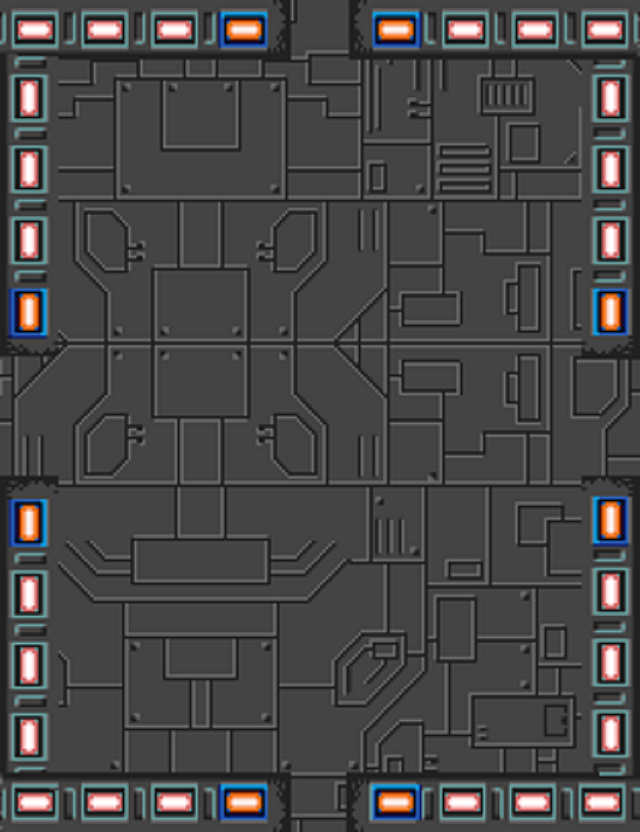

This game map was drawn from its Tiled (.tmx) file and the tilesets committed beside it. A one-line description and the trimmed map source follow:
An orthogonal 20x26 tile map with 32x32 px tiles, 1 tile layer (BG), 1 hidden layer not drawn and 3 objects (3x exit).

<map version="1.0" orientation="orthogonal" width="20" height="26" tilewidth="32" tileheight="32">
 <tileset firstgid="1" name="mapBg" tilewidth="32" tileheight="32">
  <image source="mapBG.png" width="640" height="832" />
  <tile id="11">
   <properties>
    <property name="Collidable" value="true" />
   </properties>
  </tile>
 </tileset>
 <layer name="BG" width="20" height="26">
  <data>[520 cells, 520 non-empty, 520 distinct tile ids]</data>
 </layer>
 <objectgroup name="OL" width="20" height="26">
  <object name="ExitUp" type="exit" x="288" y="0">
   <polygon points="0,0 57,0 57,35 2,36 2,0" />
  </object>
  <object name="ExitLeft" type="exit" x="1" y="347">
   <polygon points="0,0 30,0 31,139 2,139 2,-2" />
  </object>
  <object name="ExitRight" type="exit" x="607" y="344">
   <polygon points="0,0 30,0 30,141 3,141 2,0" />
  </object>
 </objectgroup>
 <layer name="Blocks" width="20" height="26" visible="0">
  <data>[520 cells, 144 non-empty, 1 distinct tile ids]</data>
 </layer>
</map>
